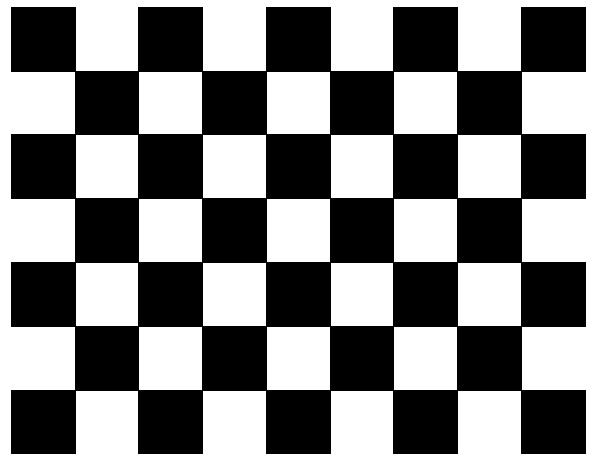
#> input picture Computer_vision/chessboardpattern.jpg, 596 x 460 px, given in place of exit-ramp.jpg, which was not available
$ jupyter execute --allow-errors Computer_Vision_Feature_extraction.ipynb   (Python 2 division)   (older library calls are emulated)   (text cells are left out)
#> lines starting #> are read from the running program, lines starting #| are printed output that depends on the picture; after the words box and inside, x2 and y2 are one past the last pixel; in counts of white or black regions, pixels touching at a corner belong together; pictures that were not available may be replaced by others from this repository, and a replacement may not be noted
[cell 1]
import cv2
import numpy as np
import matplotlib.pyplot as plt

[cell 2]
img=cv2.imread('exit-ramp.jpg')
#> img is the input picture: shape (460, 596, 3); min 0, max 255, mean 130.2
img_cp=np.copy(img)
img_cp=cv2.cvtColor(img_cp,cv2.COLOR_BGR2RGB)

[cell 3]
img_g=cv2.cvtColor(img_cp,cv2.COLOR_BGR2GRAY)

[cell 4]
#cv2.imshow('image',img_g)
plt.imshow(img_cp)

[cell 5]
img_g=np.float32(img_g)
block_size=2 #neighborhood consider for corner detection
ksize=3 # apperture size for sobel derivatives
k_=0.04 # harris detector free parameters in the equations
dst=cv2.cornerHarris(img_g,block_size,ksize,k_)
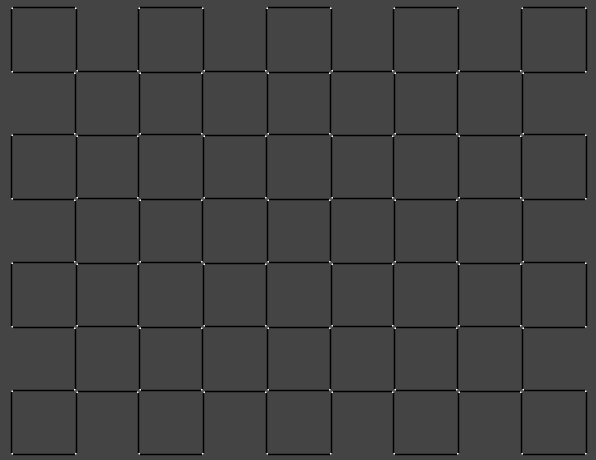
#> dst: shape (460, 596) float32; min -169130016, max 458335776, mean -6671756; drawn with min black and max white

[cell 6]
#result is dilated for marking the corners, not important
dst = cv2.dilate(dst,None)
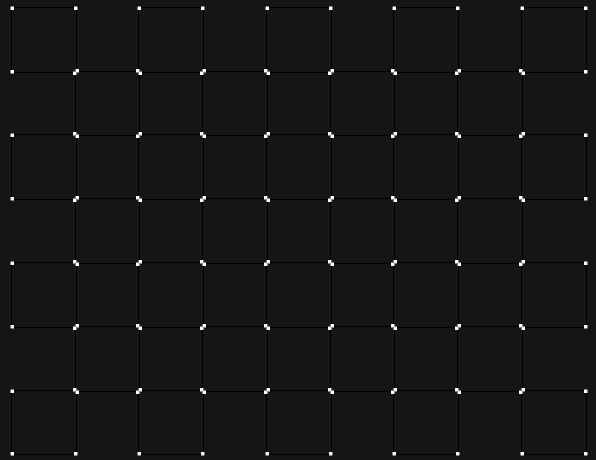
#> dst: shape (460, 596) float32; min -42282504, max 458335776, mean 1292007; drawn with min black and max white
plt.imshow(dst)

[cell 7]
# Threshold for an optimal value, it may vary depending on the image.
img_cp[dst>0.01*dst.max()]=[0,0,255]
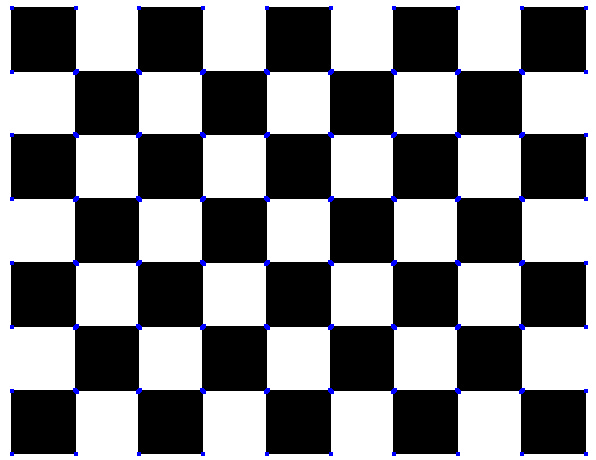
#> img_cp: shape (460, 596, 3); 0.71% of pixels changed, all inside (x1, y1, x2, y2) = (10, 6, 588, 456)

[cell 8]
cv2.imshow('dst',img)
if cv2.waitKey(0) & 0xff==27:
#> (key q is pressed here)
    cv2.destroyAllWindows()

[cell 9]
import matplotlib.pyplot as plt
plt.imshow(img_cp)

[cell 10]
img_sift=cv2.cvtColor(img,cv2.COLOR_BGR2RGB)

[cell 11]
plt.imshow(img_sift)

[cell 12]
img_sift_g=cv2.cvtColor(img_sift,cv2.COLOR_RGB2GRAY)

[cell 13]
plt.imshow(img_sift_g)

[cell 14]
import cv2 as cv
sift=cv.SIFT_create()
#here kp is the list of keypoints and des is numpy array of Number_of_keypoints*128
kp,des=sift.detectAndCompute(img_sift_g,None)
#> kp = 423 keypoints; strongest (x, y, size): (234, 294, 38.9), (489, 294, 38.9), (170, 230, 38.9), (298, 230, 38.9)

[cell 15]
print(len(kp))
#| 423
print(des.shape)
#| (423, 128)

[cell 16]
img_draw=cv2.drawKeypoints(img_sift_g,kp,None,color=(255,0,0))
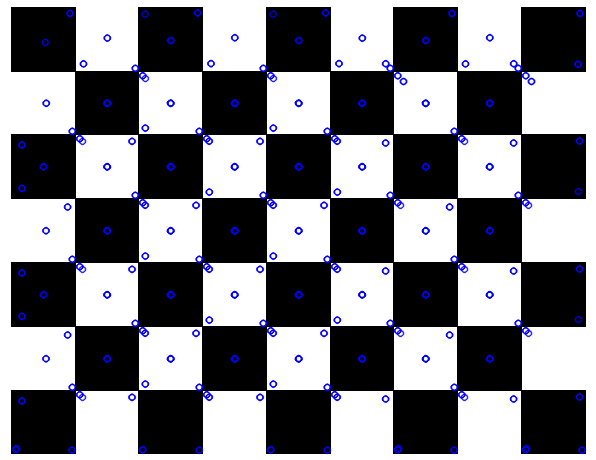
#> img_draw: shape (460, 596, 3); mean of channels 0, 1, 2 131.9, 126.8, 126.8; drawn as B, G, R

[cell 17]
img_draw=cv2.cvtColor(img_draw,cv2.COLOR_BGR2RGB)
plt.imshow(img_draw)

[cell 18]
import cv2
import numpy

[cell 19]
img=cv2.imread('exit_ramp.jpg',0)
#> (the rest of this cell did not finish here and is left out)

#> (a cell that did not finish here is left out)

#> (a cell that did not finish here is left out)

[cell 22]
img_surf=cv2.imread('exit-ramp.jpg')
img_surf2=np.copy(img_surf)
img_surf2=cv2.cvtColor(img_surf2,cv2.COLOR_BGR2RGB)
img_surf_g=cv2.cvtColor(img_surf,cv2.COLOR_BGR2GRAY)
plt.imshow(img_surf_g)

[cell 23]
import cv2

[cell 24]
img=cv2.imread('exit-ramp.jpg',0)

[cell 25]
#creating fast object
fast=cv2.FastFeatureDetector_create()

[cell 26]
kp=fast.detect(img,None)
#> kp = 97 keypoints; strongest (x, y, size): (455, 7, 7), (583, 7, 7), (138, 9, 7), (266, 9, 7)

[cell 27]
img2=cv2.drawKeypoints(img,kp,None,color=(255,0,0))

[cell 28]
print('Threshold: ',fast.getThreshold())
print('neighborhood: ',fast.getType())
print('nonmaxsupression: ',fast.getNonmaxSuppression())
print('Total Keypoints with NMS: ',len(kp))
#| Total Keypoints with NMS:  97

[cell 29]
import matplotlib.pyplot as plt

[cell 30]
plt.imshow(img2)

[cell 31]
## ORB

[cell 32]
img2=cv2.imread('img21.jpg',0)

[cell 33]
img1=cv2.imread('img22.jpg',0)

#> (a cell that did not finish here is left out)

[cell 35]
def feature_extraction(image):
    orb=cv2.ORB_create()
    kp=orb.detect(image,None)
    kp,des=orb.compute(image,kp)
    return kp,des

[cell 36]
kp1,des1=feature_extraction(img1)
#> kp1 = ()
kp2,des2=feature_extraction(img2)
#> kp2 = ()

#> (a cell that did not finish here is left out)

#> (a cell that did not finish here is left out)

#> (a cell that did not finish here is left out)

[cell 40]
def match_features(des1,des2):
    #Brute Force method
    BF_match=cv2.BFMatcher_create()
    match=BF_match.match(des1,des2)
    return match

[cell 41]
match=match_features(des1,des2)
#> match = ()

#> (a cell that did not finish here is left out)

[cell 43]
#Here we are using SURF fetureExtraction algorithm
import cv2.xfeatures2d

[cell 44]
sift=cv2.SIFT_create()

[cell 45]
img1=cv2.imread('exit-ramp.jpg',0)
img2=cv2.imread('exit-rampRot.jpg',0)

[cell 46]
#img1_g=cv2.cvtColor(img1,cv2.COLOR_RGB2GRAY)
#img2_g=cv2.cvtColor(img2,cv2.COLOR_RGB2GRAY)
def feature_ext_sift(img):
    sift=cv2.SIFT_create()
    kp,des=sift.detectAndCompute(img,None)
#> kp = 423 keypoints; strongest (x, y, size): (234, 294, 38.9), (489, 294, 38.9), (170, 230, 38.9), (298, 230, 38.9)
    return kp,des

[cell 47]
kp1,des1=feature_ext_sift(img1)
#> kp1 has the same summary as kp in feature_ext_sift
#> (the rest of this cell did not finish here and is left out)

[cell 48]
cv2

[cell 49]
import cv2
import matplotlib.pyplot as plt

[cell 50]
imgL=cv2.imread('stereo_imgLeft.png')

[cell 51]
imgR=cv2.imread('stereo_imgRight.png')

[cell 52]
fig,plot=plt.subplots(1,2)
fig.suptitle('stereo Camera left and right image')
#> (the rest of this cell did not finish here and is left out)

[cell 53]
stereo=cv2.StereoSGBM_create(numDisparities=16,blockSize=5)

#> (a cell that did not finish here is left out)

#> (a cell that did not finish here is left out)

#> (a cell that did not finish here is left out)

[cell 57]
import cv2 as cv
import numpy as np

# Parameters for Shi-Tomasi corner detection
feature_params = dict(maxCorners = 300, qualityLevel = 0.2, minDistance = 2, blockSize = 7)
# Parameters for Lucas-Kanade optical flow
lk_params = dict(winSize = (15,15), maxLevel = 2, criteria = (cv.TERM_CRITERIA_EPS | cv.TERM_CRITERIA_COUNT, 10, 0.03))
# The video feed is read in as a VideoCapture object
cap = cv.VideoCapture(0)
# Variable for color to draw optical flow track
color = (0, 255, 0)
# ret = a boolean return value from getting the frame, first_frame = the first frame in the entire video sequence
ret, first_frame = cap.read()
# Converts frame to grayscale because we only need the luminance channel for detecting edges - less computationally expensive
prev_gray = cv.cvtColor(first_frame, cv.COLOR_RGB2GRAY)
# Finds the strongest corners in the first frame by Shi-Tomasi method - we will track the optical flow for these corners
# https://docs.opencv.org/3.0-beta/modules/imgproc/doc/feature_detection.html#goodfeaturestotrack
prev = cv.goodFeaturesToTrack(prev_gray, mask = None, **feature_params)
#> prev = 155 rows, first 8: [327, 74], [199, 74], [454, 74], [583, 69], [13, 69], [72, 74], [518, 393], [390, 393]
# Creates an image filled with zero intensities with the same dimensions as the frame - for later drawing purposes
mask = np.zeros_like(first_frame)

while(cap.isOpened()):
    # ret = a boolean return value from getting the frame, frame = the current frame being projected in the video
    ret, frame = cap.read()
    # Converts each frame to grayscale - we previously only converted the first frame to grayscale
    gray = cv.cvtColor(frame, cv.COLOR_BGR2GRAY)
    # Calculates sparse optical flow by Lucas-Kanade method
    # https://docs.opencv.org/3.0-beta/modules/video/doc/motion_analysis_and_object_tracking.html#calcopticalflowpyrlk
    next, status, error = cv.calcOpticalFlowPyrLK(prev_gray, gray, prev, None, **lk_params)
#> next has the same summary as prev; status = 155 values from 1 to 1; error = 155 values from 0 to 0
    # Selects good feature points for previous position
    good_old = prev[status == 1]
#> good_old = 155 pairs, first value 13 to 583, second value 9 to 451
    # Selects good feature points for next position
    good_new = next[status == 1]
#> good_new has the same summary as good_old
    # Draws the optical flow tracks
    for i, (new, old) in enumerate(zip(good_new, good_old)):
        # Returns a contiguous flattened array as (x, y) coordinates for new point
        a, b = new.ravel()
        # Returns a contiguous flattened array as (x, y) coordinates for old point
        c, d = old.ravel()
        # Draws line between new and old position with green color and 2 thickness
        mask = cv.line(mask, (a, b), (c, d), color, 2)
        # Draws filled circle (thickness of -1) at new position with green color and radius of 3
        frame = cv.circle(frame, (a, b), 3, color, -1)
#> this loop made 155 passes
#> (a, b, c, d) on passes 1 to 3: (327, 74, 327, 74), (199, 74, 199, 74), (454, 74, 454, 74)
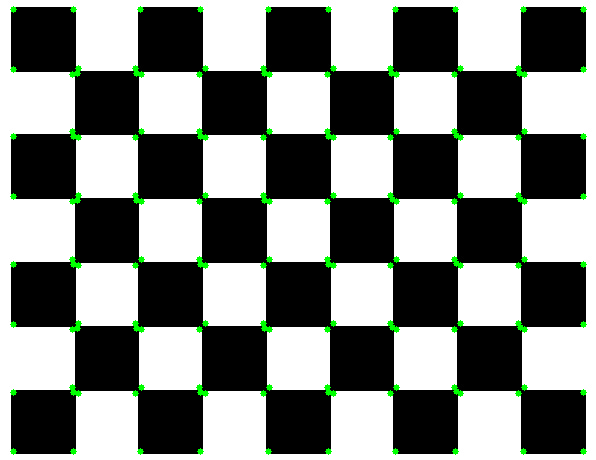
#> frame: shape (460, 596, 3); mean B, G, R 127.7, 131.8, 127.7
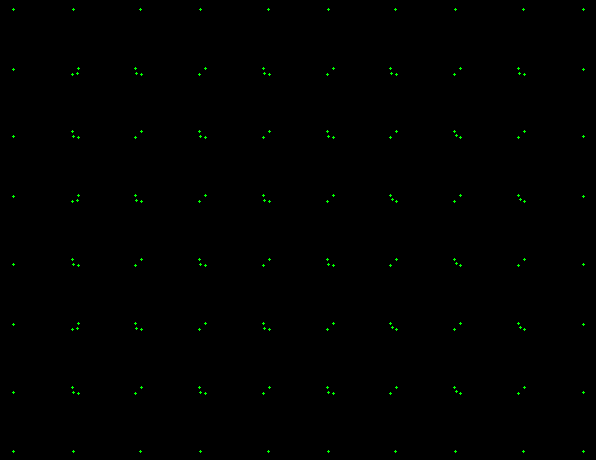
#> mask: shape (460, 596, 3); mean of channels 0, 1, 2 0, 0.7, 0; drawn as B, G, R
    # Overlays the optical flow tracks on the original frame
    output = cv.add(frame, mask)
    # Updates previous frame
    prev_gray = gray.copy()
    # Updates previous good feature points
    prev = good_new.reshape(-1, 1, 2)
    # Opens a new window and displays the output frame
    cv.imshow("sparse optical flow", output)
    # Frames are read by intervals of 10 milliseconds. The programs breaks out of the while loop when the user presses the 'q' key
    if cv.waitKey(10) & 0xFF == ord('q'):
#> (key q is pressed here)
        break
# The following frees up resources and closes all windows
cap.release()
cv.destroyAllWindows()

[cell 58]
import cv2 as cv
import numpy as np

# The video feed is read in as a VideoCapture object
cap = cv.VideoCapture("shibuya.mp4")
# ret = a boolean return value from getting the frame, first_frame = the first frame in the entire video sequence
ret, first_frame = cap.read()
# Converts frame to grayscale because we only need the luminance channel for detecting edges - less computationally expensive
prev_gray = cv.cvtColor(first_frame, cv.COLOR_BGR2GRAY)
# Creates an image filled with zero intensities with the same dimensions as the frame
mask = np.zeros_like(first_frame)
# Sets image saturation to maximum
mask[..., 1] = 255

while(cap.isOpened()):
    # ret = a boolean return value from getting the frame, frame = the current frame being projected in the video
    ret, frame = cap.read()
    # Opens a new window and displays the input frame
    cv.imshow("input", frame)
    # Converts each frame to grayscale - we previously only converted the first frame to grayscale
    gray = cv.cvtColor(frame, cv.COLOR_BGR2GRAY)
    # Calculates dense optical flow by Farneback method
    # https://docs.opencv.org/3.0-beta/modules/video/doc/motion_analysis_and_object_tracking.html#calcopticalflowfarneback
    flow = cv.calcOpticalFlowFarneback(prev_gray, gray, None, 0.5, 3, 15, 3, 5, 1.2, 0)
    # Computes the magnitude and angle of the 2D vectors
    magnitude, angle = cv.cartToPolar(flow[..., 0], flow[..., 1])
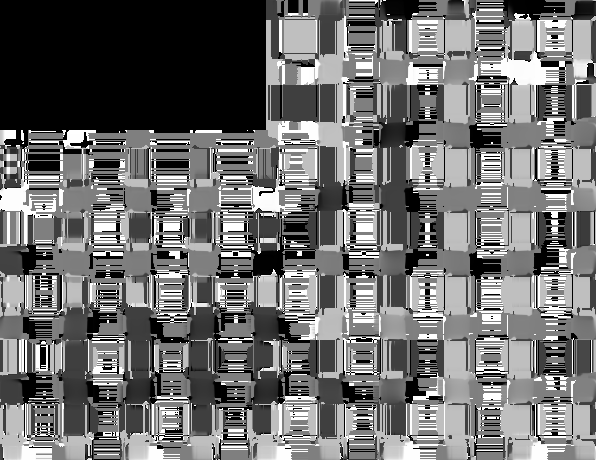
#> angle: shape (460, 596) float32; min 0, max 6.28, mean 2.73; drawn with min black and max white
    # Sets image hue according to the optical flow direction
    mask[..., 0] = angle * 180 / np.pi / 2
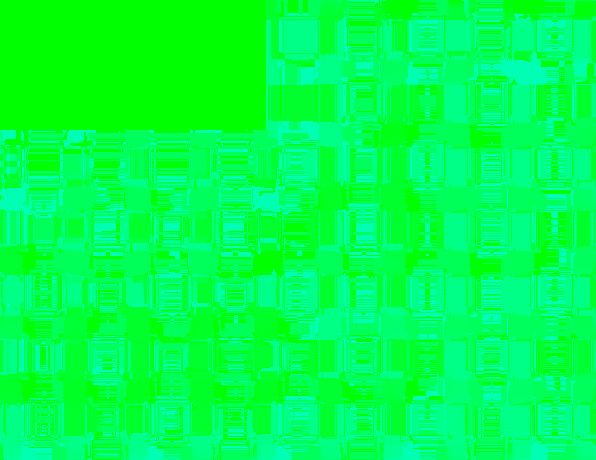
#> mask: shape (460, 596, 3); mean of channels 0, 1, 2 77.9, 255, 0; drawn as B, G, R
    # Sets image value according to the optical flow magnitude (normalized)
    mask[..., 2] = cv.normalize(magnitude, None, 0, 255, cv.NORM_MINMAX)
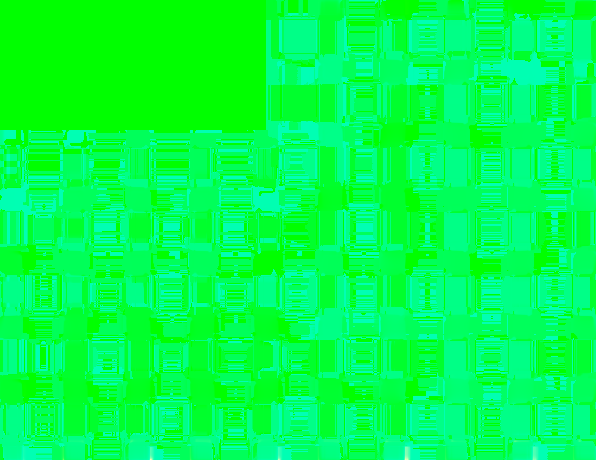
#> mask: shape (460, 596, 3); 1.06% of pixels changed, all inside (x1, y1, x2, y2) = (3, 0, 596, 460); drawn as B, G, R
    # Converts HSV to RGB (BGR) color representation
    rgb = cv.cvtColor(mask, cv.COLOR_HSV2BGR)
    # Opens a new window and displays the output frame
    cv.imshow("dense optical flow", rgb)
    # Updates previous frame
    prev_gray = gray
    # Frames are read by intervals of 1 millisecond. The programs breaks out of the while loop when the user presses the 'q' key
    if cv.waitKey(1) & 0xFF == ord('q'):
#> (key q is pressed here)
        break
# The following frees up resources and closes all windows
cap.release()
cv.destroyAllWindows()
